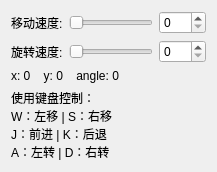
<?xml version="1.0" encoding="UTF-8"?>
<ui version="4.0">
 <class>CarController</class>
 <widget class="QWidget" name="CarController">
  <property name="windowTitle">
   <string>小车遥控器</string>
  </property>
  <layout class="QVBoxLayout" name="verticalLayout">
   <!-- 移动速度 -->
   <item>
    <layout class="QHBoxLayout" name="moveSpeedLayout">
     <item>
      <widget class="QLabel" name="move_speed_label">
       <property name="text">
        <string>移动速度:</string>
       </property>
      </widget>
     </item>
     <item>
      <widget class="QSlider" name="move_speed_slider">
       <property name="orientation">
        <enum>Qt::Horizontal</enum>
       </property>
       <property name="minimum">
        <number>0</number>
       </property>
       <property name="maximum">
        <number>255</number>
       </property>
      </widget>
     </item>
     <item>
      <widget class="QSpinBox" name="move_speed_box">
       <property name="minimum">
        <number>0</number>
       </property>
       <property name="maximum">
        <number>255</number>
       </property>
      </widget>
     </item>
    </layout>
   </item>

   <!-- 旋转速度 -->
   <item>
    <layout class="QHBoxLayout" name="rotateSpeedLayout">
     <item>
      <widget class="QLabel" name="rotate_speed_label">
       <property name="text">
        <string>旋转速度:</string>
       </property>
      </widget>
     </item>
     <item>
      <widget class="QSlider" name="rotate_speed_slider">
       <property name="orientation">
        <enum>Qt::Horizontal</enum>
       </property>
       <property name="minimum">
        <number>0</number>
       </property>
       <property name="maximum">
        <number>255</number>
       </property>
      </widget>
     </item>
     <item>
      <widget class="QSpinBox" name="rotate_speed_box">
       <property name="minimum">
        <number>0</number>
       </property>
       <property name="maximum">
        <number>255</number>
       </property>
      </widget>
     </item>
    </layout>
   </item>

   <!-- 状态标签 -->
   <item>
    <widget class="QLabel" name="status_label">
     <property name="text">
      <string>x: 0    y: 0    angle: 0</string>
     </property>
    </widget>
   </item>

   <!-- 说明 -->
   <item>
    <widget class="QLabel" name="instructions_label">
     <property name="text">
      <string>使用键盘控制：&#10;W：左移 | S：右移&#10;J：前进 | K：后退&#10;A：左转 | D：右转</string>
     </property>
    </widget>
   </item>
  </layout>
 </widget>
 <resources/>
 <connections/>
</ui>
